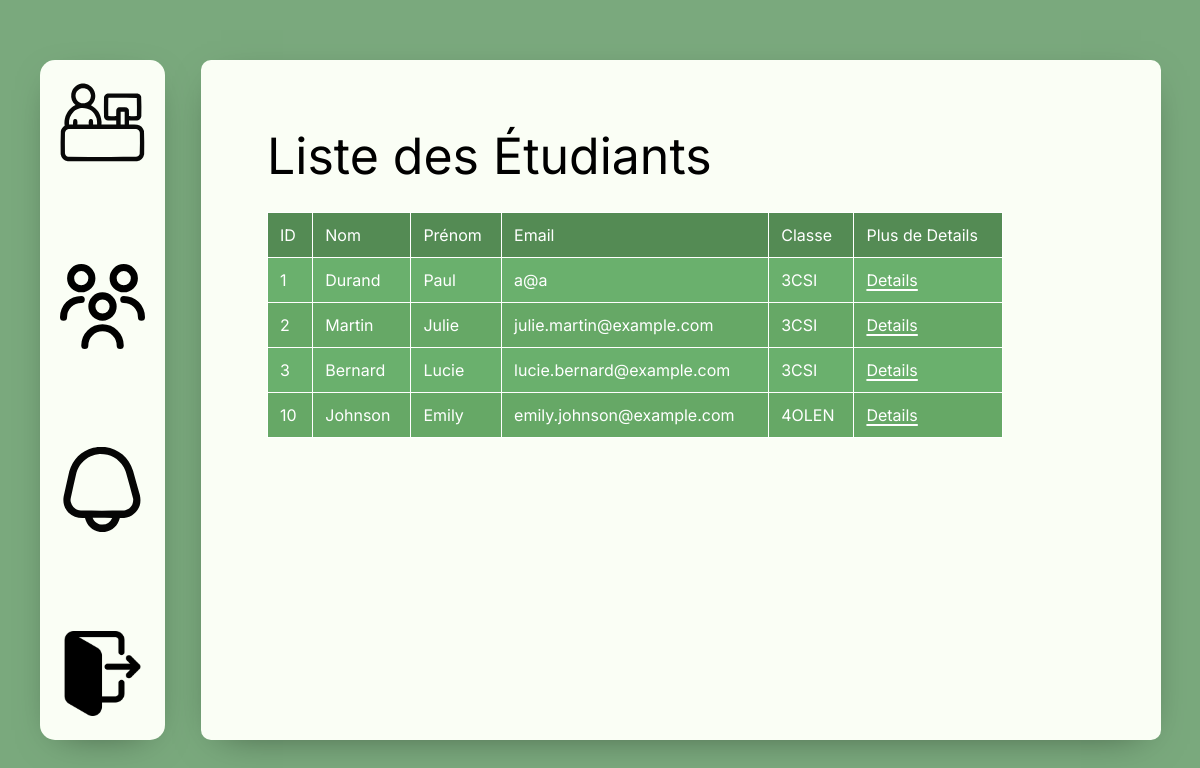
The page /MVC/Controller/TuteurController.php?action=listeetudiants (signed in) on the database its author committed.
### tables this page shows
CREATE TABLE Etudiant (
    etu_id INT AUTO_INCREMENT,
    etu_nom VARCHAR(50) NOT NULL,
    etu_pre VARCHAR(50) NOT NULL,
    etu_mdp VARCHAR(50) NOT NULL,
    etu_tel VARCHAR(10) NOT NULL,
    etu_email VARCHAR(100) NOT NULL,
    etu_adr VARCHAR(100) NOT NULL,
    etu_cp VARCHAR(100) NOT NULL,
    etu_ville VARCHAR(100) NOT NULL,
    spe_id INT,
    classe_id INT,
    tut_id INT,
    ent_id INT,
    maitre_appr_id INT,
    FOREIGN KEY (maitre_appr_id) REFERENCES MaitreApprentissage(maitre_appr_id),
    FOREIGN KEY (spe_id) REFERENCES Specialite(spe_id),
    FOREIGN KEY (classe_id) REFERENCES Classe(classe_id),
    FOREIGN KEY (tut_id) REFERENCES Tuteur(tut_id),
    FOREIGN KEY (ent_id) REFERENCES Entreprise(ent_id),
    CONSTRAINT etudiant_pk PRIMARY KEY(etu_id)
);

CREATE TABLE MaitreApprentissage (
    maitre_appr_id INT AUTO_INCREMENT,
    maitre_appr_pre VARCHAR(100) NOT NULL,
    maitre_appr_nom VARCHAR(100) NOT NULL,
    maitre_appr_tel VARCHAR(10) NOT NULL,
    maitre_appr_email VARCHAR(100) NOT NULL,
    ent_id INT NOT NULL,
    FOREIGN KEY (ent_id) REFERENCES Entreprise(ent_id),
    CONSTRAINT maitreApprentissage_pk PRIMARY KEY(maitre_appr_id)
);

CREATE TABLE Classe (
    classe_id INT AUTO_INCREMENT,
    classe_nom VARCHAR(50) NOT NULL,
    CONSTRAINT classe_pk PRIMARY KEY(classe_id)
);

### MVC/DAO/DAO.php (called while the page is built, shortened)
<?php
abstract class DAO {
public function __construct(PDO $connect) {
$this->bdd = $connect;
}
}
?>

### MVC/DAO/TuteurDAO.php (called while the page is built, shortened)
<?php
require_once 'DAO.php';
class TuteurDAO extends DAO {
    public function find(int $id): object
    {
        $result = null;
        $query = "SELECT * FROM Tuteur WHERE tut_id = :tut_id";
        $stmt = $this->bdd->prepare($query);
        $r = $stmt->execute([
            "tut_id" => $id
        ]);
        if ($r !== false) {
            $row = ($tmp = $stmt->fetch(PDO::FETCH_ASSOC)) ? $tmp : null;
            if (!is_null($row)) {
                $result = new Tuteur($row['tut_tel'],$row['tut_nb_etu_actu'], $row['tut_id'], $row['tut_nom'],$row['tut_pre'],$row['tut_email'],$row['tut_mdp']);
            }
        }
        return $result;
    }
}

### MVC/DAO/EtduiantDAO.php (called while the page is built, shortened)
<?php
require_once 'DAO.php';
class EtduiantDAO extends DAO
{
    public function getAllEtuByTut(Tuteur $tut) : ?array {
        $result = [];
        $bil1DAO = new Bilan1DAO($this->bdd);
        $bil2DAO = new Bilan2DAO($this->bdd);
        $query = "SELECT * FROM Etudiant WHERE tut_id = :tut_id";
        $stmt = $this->bdd->prepare($query);
        $r = $stmt->execute([
            "tut_id" => $tut->getIdUti()
        ]);
        if ($r) {
            $stmt->setFetchMode(PDO::FETCH_ASSOC);
            foreach ($stmt as $row) {
                $tuteur = null;
                if (isset($row['tut_id'])) {
                    $tuteurModel = new TuteurDAO($this->bdd);
                    $tuteur = $tuteurModel->find($row['tut_id']);
                }else{
                    $tuteur = null;
                }
                $entreprise = null;
                if (isset($row['ent_id'])) {
                    $entrepriseModel = new EntrepriseDAO($this->bdd);
                    $entreprise = $entrepriseModel->find($row['ent_id']);
                }
                else{
                    $entreprise = null;
                }
                $specialite = null;
                if (isset($row['spe_id'])) {
                    $specialiteModel = new SpecialiteDAO($this->bdd);
                    $specialite = $specialiteModel->find($row['spe_id']);
                }
                else{
                    $specialite = null;
                }
                $classe = null;
                if (isset($row['classe_id'])) {
                    $classeModel = new ClasseDAO($this->bdd);
                    $classe = $classeModel->find($row['classe_id']);
                }
                else{
                    $classe = null;
                }
                $maitreappre = null;
                if (isset($row['maitre_appr_id'])) {
                    $maitreappreModel = new MaitreApprentissageDAO($this->bdd);
                    $maitreappre = $maitreappreModel->find($row['maitre_appr_id']);
                }
                else{
                    $maitreappre = null;
                }
                $res = new Etudiant($tuteur,$specialite,$classe,$maitreappre,$entreprise,$row['etu_id'],$row['etu_nom'],$row['etu_pre'],$row['etu_email'],$row['etu_mdp'],$row['etu_tel'],$row['etu_adr'],$row['etu_cp'],$row['etu_ville']);
                $bil1 = $bil1DAO->getallBilan1ByEleve($res);
                $res->setMesBilan1($bil1);
                $bil2 = $bil2DAO->getallBilan2ByEleve($res);
                $res->setMesBilan2($bil2);
                $result[] = $res;
            }
        } else {
            $result = [null] ;
        }
        return $result;
    }
}

### MVC/BO/Utilisateur.php (called while the page is built, shortened)
<?php
abstract class Utilisateur
{
    protected int $idUti;
    public function __construct(int $idUti, string $nomUti, string $prenomUti, string $emailUti, string $mdpUti)
    {
        $this->idUti = $idUti;
    }
    public function getIdUti(): int
    {
        return $this->idUti;
    }
}

### MVC/DAO/EntrepriseDAO.php (called while the page is built, shortened)
<?php
require_once 'DAO.php';
class EntrepriseDAO extends DAO
{
    public function find(int $id): object
    {
        $result = null;
        $query = "SELECT * FROM Entreprise WHERE ent_id = :ent_id";
        $stmt = $this->bdd->prepare($query);
        $r = $stmt->execute([
            "ent_id" => $id
        ]);
        if ($r !== false) {
            $row = ($tmp = $stmt->fetch(PDO::FETCH_ASSOC)) ? $tmp : null;
            if (!is_null($row)) {
                $result = new Entreprise($row['ent_id'],$row['ent_nom'], $row['ent_adr'], $row['ent_cp'], $row['ent_ville']);
            }
        }
        return $result;
    }
}

### MVC/DAO/SpecialiteDAO.php (called while the page is built, shortened)
<?php
require_once 'DAO.php';
class SpecialiteDAO extends DAO
{
    public function find(int $id): object
    {
        $result = null;
        $query = "SELECT * FROM Specialite WHERE spe_id = :spe_id";
        $stmt = $this->bdd->prepare($query);
        $r = $stmt->execute([
            "spe_id" => $id
        ]);
        if ($r !== false) {
            $row = ($tmp = $stmt->fetch(PDO::FETCH_ASSOC)) ? $tmp : null;
            if (!is_null($row)) {
                $result = new Specialite($row['spe_id'],$row['spe_nom']);
            }
        }
        return $result;
    }
}

### MVC/DAO/ClasseDAO.php (called while the page is built, shortened)
<?php
require_once 'DAO.php';
class ClasseDAO extends DAO
{
    public function find(int $id): object
    {
        $result = null;
        $query = "SELECT * FROM Classe WHERE classe_id = :classe_id";
        $stmt = $this->bdd->prepare($query);
        $r = $stmt->execute([
            "classe_id" => $id
        ]);
        if ($r !== false) {
            $row = ($tmp = $stmt->fetch(PDO::FETCH_ASSOC)) ? $tmp : null;
            if (!is_null($row)) {
                $result = new Classe($row['classe_id'], $row['classe_nom']);
            }
        }
        return $result;
    }
}

### MVC/DAO/MaitreApprentissageDAO.php (called while the page is built, shortened)
<?php
require_once "../DAO/EntrepriseDAO.php";
require_once 'DAO.php';
class MaitreApprentissageDAO extends DAO
{
    public function find(int $id): object
    {
        $result = null;
        $query = "SELECT * FROM MaitreApprentissage WHERE maitre_appr_id = :maitre_appr_id";
        $stmt = $this->bdd->prepare($query);
        $r = $stmt->execute([
            "maitre_appr_id" => $id
        ]);
        if ($r !== false) {
            $row = ($tmp = $stmt->fetch(PDO::FETCH_ASSOC)) ? $tmp : null;
            if (!is_null($row)) {
                $entreprise = null;
                if (isset($row['ent_id'])) {
                    $entrepriseModel = new EntrepriseDAO($this->bdd);
                    $entreprise = $entrepriseModel->find($row['ent_id']);
                }
                $result = new MaitreApprentissage($row['maitre_appr_id'],$row['maitre_appr_nom'], $row['maitre_appr_pre'],$row['maitre_appr_tel'],$row['maitre_appr_email'],$entreprise);
            }
        }
        return $result;
    }
}

### MVC/Views/PageListeEtudiantAdmin.php (the view, shortened to what this page needs)
<!DOCTYPE html>
<html lang="fr">
<head>
    <link rel="stylesheet" href="../Style/Style.css">
    <link rel="stylesheet" href="../Style/reset.css">
</head>
<body>
<div class="MainContainer">
    <div class="Subtitle">
        <h2>Liste des Étudiants</h2>
    </div>
    <div class="TablePage">
        <table border="1">
            <thead>
            <tr>
                <th>ID</th>
                <th>Nom</th>
                <th>Prénom</th>
                <th>Email</th>
                <th>Classe</th>
                <th>Plus de Details</th>
            </tr>
            </thead>
            <tbody>
            <?php if (!empty($etudiants)) : ?>
                <?php foreach ($etudiants
                               as $etudiant) : ?>
                    <tr>
                    <td><?= htmlspecialchars($etudiant->getIduti()) ?></td>
                    <td><?= htmlspecialchars($etudiant->getNomUti()) ?></td>
                    <td><?= htmlspecialchars($etudiant->getPrenomUti()) ?></td>
                    <td><?= htmlspecialchars($etudiant->getEmailUti()) ?></td>
                    <td><?= htmlspecialchars($etudiant->getMaClasse()->getNomCla()) ?></td>
                    <?php if ($_SESSION['role'] == "administrateur") : ?>
                        <td>
                            <a href="./AdministrateurController.php?action=detail&id=<?= htmlspecialchars($etudiant->getIduti()) ?>">Details</a>
                        </td>
                        </tr>
                    <?php else : ?>
                        <td>
                            <a href="./TuteurController.php?action=detail&id=<?= htmlspecialchars($etudiant->getIduti()) ?>">Details</a>
                        </td>
                        </tr>
                    <?php endif; ?>
                <?php endforeach; ?>
            <?php else : ?>
                <tr>
                    <td colspan="4">Aucun étudiant trouvé.</td>
                </tr>
            <?php endif; ?>
            </tbody>
        </table>
    </div>
</div>
</body>
</html>

### MVC/Style/Style.css (style rules this page uses)
:root { --theme-1: #7aa97d; --theme-2: #FAFEF5; }
body { height: 100vh; display: flex; align-items: center; background: var(--theme-1); font-family: Inter; }
.MainContainer { background: var(--theme-2); display: flex; justify-content: space-between; padding: 20px 20px 20px 20px; border-radius: 10px; position: relative; height: 85%; width: 80%; margin-left: 3%; box-shadow: 0 10px 40px -20px #00000091; flex-direction: column; overflow: hidden; gap: 1%; }
.Subtitle { margin-top: 5%; margin-left: 5%; font-family: Inter; font-size: 50px; }

### rows shown on the page
etudiant: maitre_appr.maitre_appr_id "1", etu_nom "Durand", etu_pre "Paul", etu_email "a@a", classe.classe_nom "3CSI"
etudiant: etu_id "2", etu_nom "Martin", etu_pre "Julie", etu_email "julie.martin@example.com", classe.classe_nom "3CSI"
etudiant: etu_id "3", etu_nom "Bernard", etu_pre "Lucie", etu_email "lucie.bernard@example.com", classe.classe_nom "3CSI"
etudiant: etu_id "10", etu_nom "Johnson", etu_pre "Emily", etu_email "emily.johnson@example.com", classe.classe_nom "4OLEN"
